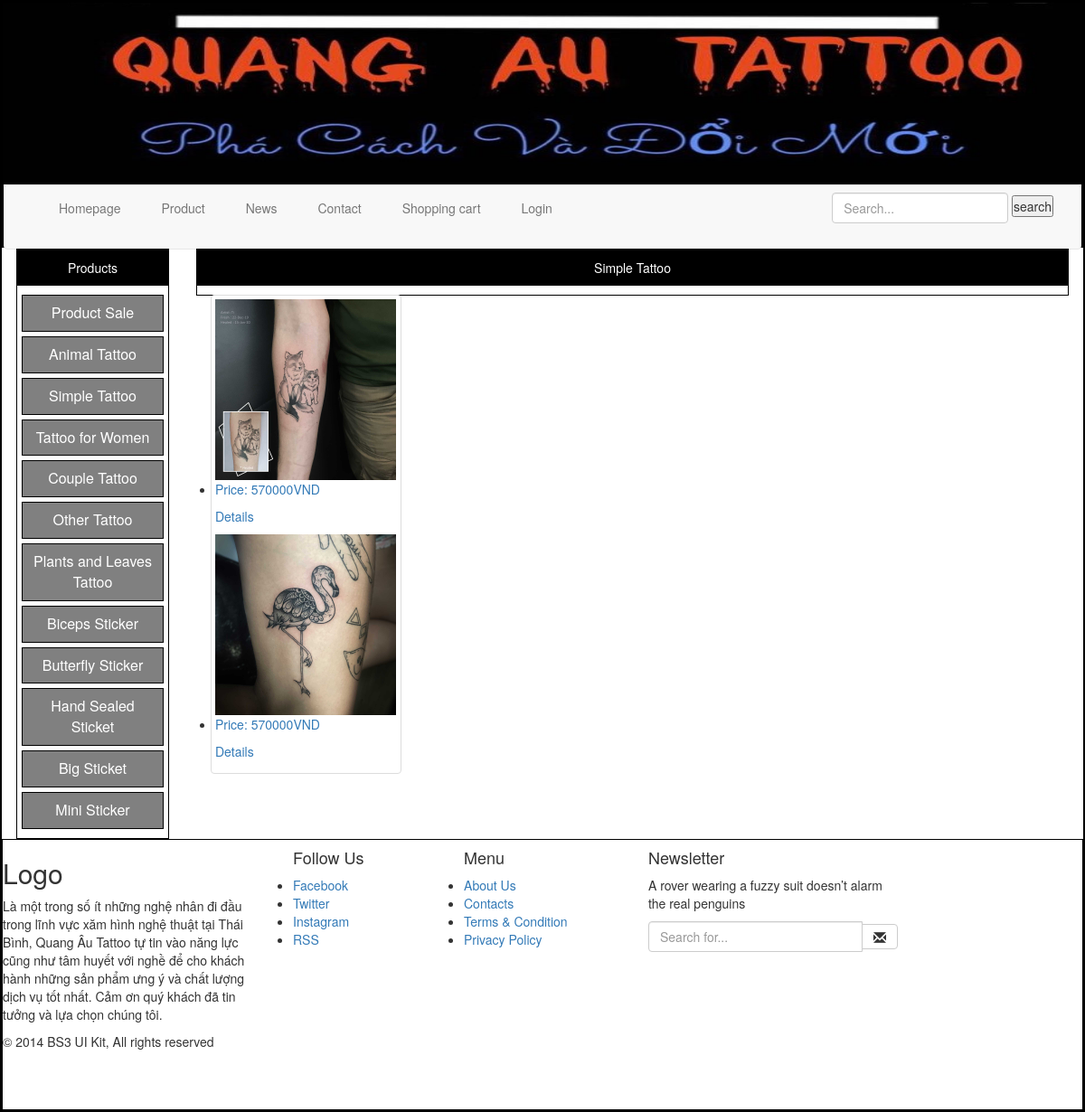
Page /index.php?xem=detailsofproducttype&id=83 on the committed database.
### tables this page shows
CREATE TABLE `producttype` (
  `id_producttype` int(11) NOT NULL,
  `producttypename` varchar(255) NOT NULL,
  `no` int(100) NOT NULL
);

CREATE TABLE `detailsproduct` (
  `id_product` int(11) NOT NULL,
  `img` varchar(255) NOT NULL,
  `price` int(11) NOT NULL,
  `soluong` int(11) NOT NULL,
  `description` longtext NOT NULL,
  `id_producttype` varchar(100) NOT NULL,
  `no` int(100) NOT NULL
);

### modules/left/list.php (the view)
<?php
	$localhostname='localhost';
	$accoutname='root';
	$pass='';
	$database='webquangautattoo';
	$conn=mysqli_connect($localhostname,$accoutname,$pass,$database);
?>
<?php
	$sql_producttype="SELECT * FROM producttype ORDER BY no";
	$query=mysqli_query($conn,$sql_producttype);
?>
<p class="left-titleproduct">Products</p>
    <div class="left-listproduct">
        <ul>
        <?php
			while ($row_product=mysqli_fetch_array($query)){
        ?>
           <li><a href="index.php?xem=detailsofproducttype&id=<?php echo $row_product['id_producttype'] ?>"><button class="left-dropbtn"><?php echo $row_product['producttypename']?></button></a></li>
                      <?php
			}
                      ?>
                    </ul>
               </div>

### modules/right/detailsofproducttype.php
<?php
	$localhostname='localhost';
	$accoutname='root';
	$pass='';
	$database='webquangautattoo';
	$conn=mysqli_connect($localhostname,$accoutname,$pass,$database);
?>
<?php
	$id=$_GET['id'];
	$sql_producttype="SELECT *FROM producttype WHERE id_producttype='$id'";
	$query_producttype=mysqli_query($conn,$sql_producttype);
	$row_producttype=mysqli_fetch_array($query_producttype);
?>
<div><p class="right-titleproduct"><?php echo $row_producttype['producttypename'] ?></p></div>
<div class="allproduct">
    <div class="col-lg-3 col-xs-6 col-sm-4">
        <div class="thumbnail">
        	<ul>
<?php
	$sql_details="select *from detailsproduct where id_producttype='$id'";
	$query=mysqli_query($conn,$sql_details);
?>
	<?php
    while($row_details=mysqli_fetch_array($query)){
    ?>
        <li><a href="index.php?xem=detailsproduct&id=<?php echo $row_details['id_product'] ?>">
            <img src="admincp/modules/managementofdetailsproduct/uploads/<?php echo $row_details['img']?>" width="200" height="200">
        <p>Price: <?php echo $row_details['price'] ?>VND</p>
        <p>Details</p>
           </a></li>
	<?php
    }
    ?>
       		</ul>
	</div>
</div>
</div>

### style/css.css (style rules this page uses)
* { padding: 0; margin: 0; }
.left-titleproduct { text-align: center; color:#FFF; padding: 10px; background:#000; }
.left-listproduct ul { width: 100%; height: auto; list-style:none; }
.left-listproduct ul li { margin-left: 10px; margin: 5px; }
.left-listproduct ul li a { color:#000; text-decoration: underline; }
.left-dropbtn { background-color:grey; color: white; padding: 8px; font-size: 16px; border:1px solid #000; display: inline-block; width: 100%; }
.right-titleproduct { text-align: center; color:#FFF; padding: 10px; background:#000; margin-top:0px; }

### rows in the picture
producttype: producttypename "Product Sale"
producttype: producttypename "Animal Tattoo"
producttype: producttypename "Simple Tattoo"
producttype: producttypename "Tattoo for Women"
producttype: producttypename "Couple Tattoo"
producttype: producttypename "Other Tattoo"
producttype: producttypename "Plants and Leaves Tattoo"
producttype: producttypename "Biceps Sticker"
producttype: producttypename "Butterfly Sticker"
producttype: producttypename "Hand Sealed Sticket"
producttype: producttypename "Big Sticket"
producttype: producttypename "Mini Sticker"
detailsproduct: img (picture), price "570000"
detailsproduct: img (picture), price "570000"
